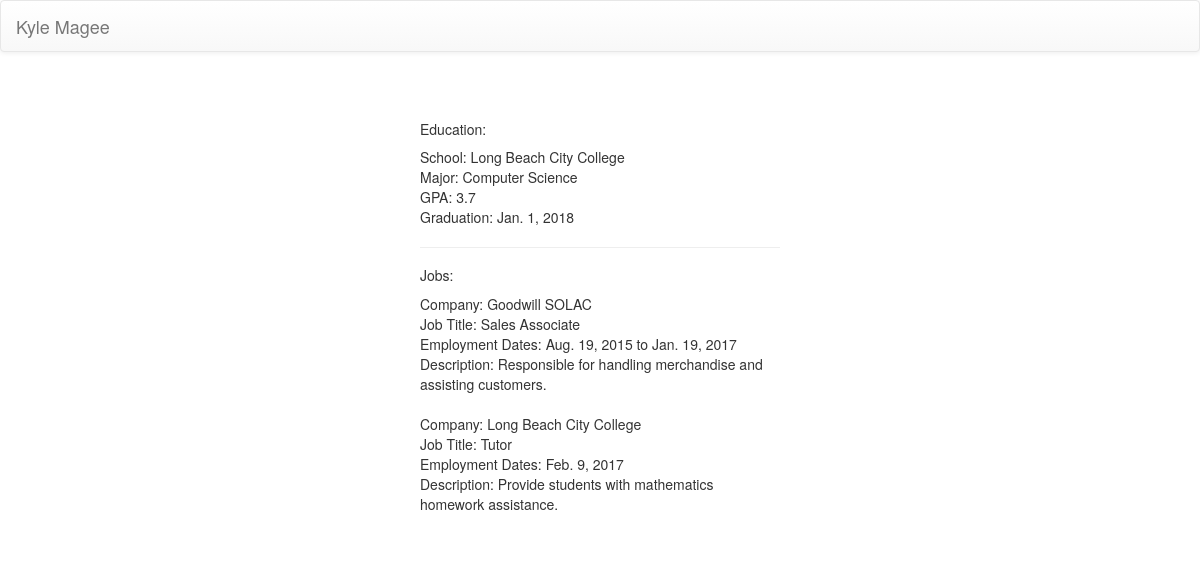
Screenshot of /resume/ with the database file from the repository.
### resume/models.py (models this page shows, shortened)
class Education(models.Model):
    school = models.CharField(max_length=200)
    major = models.CharField(max_length=50)
    graduation = models.DateField()
    gpa = models.FloatField()

class Job(models.Model):
    company = models.CharField(max_length=200)
    title = models.CharField(max_length=200)
    description = models.TextField()
    start_date = models.DateField()
    end_date = models.DateField(null=True, blank=True)

### resume/views.py (the view)
def view_resume(request):
    job = Job.objects.all().order_by('start_date')
    education = Education.objects.all()[0]
    context = {
        'education': education,
        'job': job
    }
    return render(request, 'resume.html', context)

### templates/resume.html
{% extends "base.html" %}
{% block content %}
<div class="row">
    <div class="col-md-4"></div>
    <div class="col-md-4">
        <h5>Education:</h5>
        <p>School: {{ education.school }}<br/>
            Major: {{ education.major }}<br/>
            GPA: {{ education.gpa }}<br/>
            Graduation: {{ education.graduation }}<br/>
            <hr>
        <h5>Jobs:</h5>
            {% for i in job %}
            Company: {{ i.company }}<br/>
            Job Title: {{ i.title }}<br/>
            Employment Dates: {{ i.start_date}}
            {% if i.end_date %}
            to {{ i.end_date }}
            {% endif %}<br/>
            Description: {{ i.description }}<br/>
            <br/>
            {% endfor %}
        </p>
    </div>
</div>
{% endblock content %}

### rows the page displays
Education: school "Long Beach City College", major "Computer Science", gpa "3.7", graduation "Jan. 1, 2018"
Job: company "Goodwill SOLAC", title "Sales Associate", start_date "Aug. 19, 2015", end_date "Jan. 19, 2017", description "Responsible for handling merchandise and assisting customers."
Job: company "Long Beach City College", title "Tutor", start_date "Feb. 9, 2017", description "Provide students with mathematics homework assistance."
